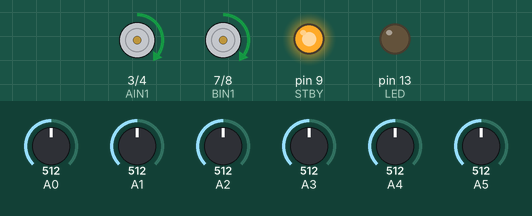
Bench run of a sketch on a simulated Arduino Uno, built with avr-gcc and run on an emulated ATmega328P. Shown: motor-driver pin pairs drawn as motors (green arrow = first pin HIGH = forward, orange = second pin HIGH = backward, longer = more drive, scaled by the enable pin, stopped while the standby pin is LOW), output pins drawn as LEDs (lit = HIGH). Inputs (shaded band) come from the test bench; at power-on: A0 = 512, A2 = 512, A4 = 512, A3 = 512, A1 = 512, A5 = 512.

Above: at 8.7 s.
8.8 s: A0 set to 716
At 9.2 s:
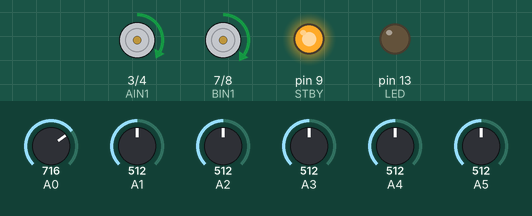
10.3 s: A2 set to 716
At 11.5 s:
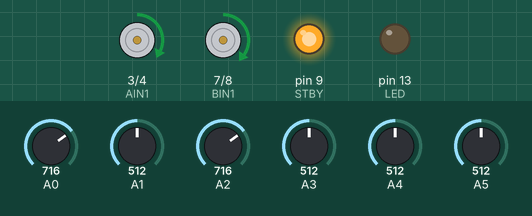
11.8 s: A4 set to 716
At 12.7 s:
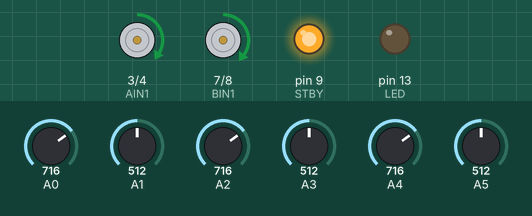
13.3 s: A3 set to 716
At 14.5 s:
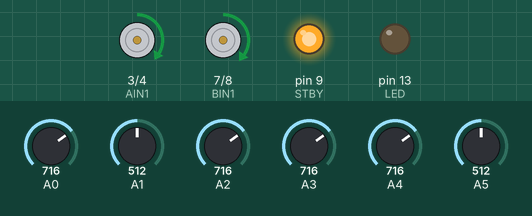
14.8 s: A1 set to 716
At 15.1 s:
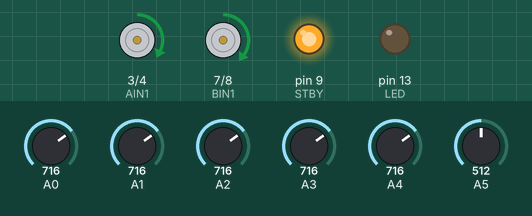
16.3 s: A5 set to 306
At 17.3 s:
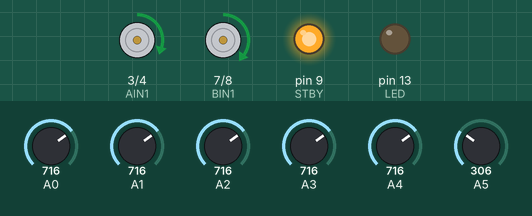
Timing chart, 0 to 18.8 s (numbered marks = the images above; inputs shaded):
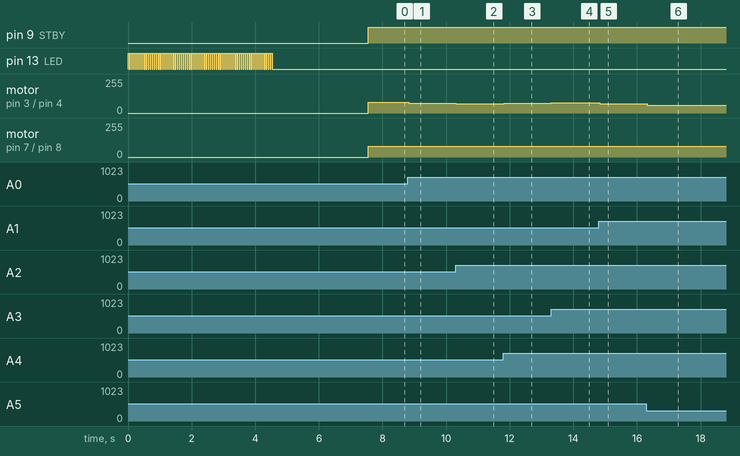

Measured:
- after the input at 8.8 s, motor on pin 3 (AIN1) / pin 4 (AIN2): forward 80/255 → forward 72/255 at once
- after the input at 10.3 s, motor on pin 3 (AIN1) / pin 4 (AIN2): forward 72/255 → forward 70/255 at once
- after the input at 11.8 s, motor on pin 3 (AIN1) / pin 4 (AIN2): forward 70/255 → forward 75/255 at once
- after the input at 13.3 s, motor on pin 3 (AIN1) / pin 4 (AIN2): forward 75/255 → forward 76/255 at once
- after the input at 14.8 s, motor on pin 3 (AIN1) / pin 4 (AIN2): forward 76/255 → forward 69/255 at once
- after the input at 16.3 s, motor on pin 3 (AIN1) / pin 4 (AIN2): forward 69/255 → forward 60/255 at once

The sketch:

LFR_CODE_PROLOY.ino
```cpp
//LFR WITH PID


#include <QTRSensors.h>
#define AIN1 3
#define BIN1 7
#define AIN2 4
#define BIN2 8
#define PWMA 5
#define PWMB 6
#define STBY 9
#define NUM_SENSORS             6
#define NUM_SAMPLES_PER_SENSOR  4
#define EMITTER_PIN             11
#define LED     13

float KP = 0.01;
float KD = 1.0;
float Ki = 0.006;


int Velmax = 80;


int error1=0;
int error2=0;
int error3=0;
int error4=0;
int error5=0;
int error6=0;


QTRSensorsAnalog qtra((unsigned char[])
  {A0, A1, A2, A3, A4, A5}
, NUM_SENSORS, NUM_SAMPLES_PER_SENSOR, EMITTER_PIN);

unsigned int sensorValues[NUM_SENSORS];


void Motoriz(int value)
{
  if ( value >= 0 )
  {
    digitalWrite(BIN1,HIGH);
    digitalWrite(BIN2,LOW);
  }
  else
  {
    digitalWrite(BIN1,LOW);
    digitalWrite(BIN2,HIGH);
    value *= -1;
  }
  analogWrite(PWMB,value);
}

void Motorde(int value)
{
  if ( value >= 0 )
  {
    digitalWrite(AIN1,HIGH);
    digitalWrite(AIN2,LOW);
  }
  else
  {
    digitalWrite(AIN1,LOW);
    digitalWrite(AIN2,HIGH);
    value *= -1;
  }
  analogWrite(PWMA,value);
}

void Motor(int left, int righ)
{
  digitalWrite(STBY,HIGH);
  Motoriz(left);
  Motorde(righ);
}


void freno(boolean left, boolean righ, int value)
{
  digitalWrite(STBY,HIGH);
  if ( left )
  {
    digitalWrite(BIN1,HIGH);
    digitalWrite(BIN2,HIGH);
    analogWrite (PWMB, value);
  }
  if ( righ )
  {
    digitalWrite(AIN1,HIGH);
    digitalWrite(AIN2,HIGH);
    analogWrite (PWMA, value);
  }
}


void setup()
{

  pinMode(LED   ,OUTPUT);
  pinMode(BIN2  ,OUTPUT);
  pinMode(STBY  ,OUTPUT);
  pinMode(BIN1  ,OUTPUT);
  pinMode(PWMB  ,OUTPUT);
  pinMode(AIN1  ,OUTPUT);
  pinMode(AIN2  ,OUTPUT);
  pinMode(PWMA  ,OUTPUT);

  for ( int i=0; i<70; i++)
  {
    digitalWrite(LED, HIGH); delay(20);
    qtra.calibrate();
    digitalWrite(LED, LOW);  delay(20);
  }
  delay(3000);
}


unsigned int position = 0;

int proporcional = 0;
int integral = 0;
int derivativo = 0;


int diferencial = 0;
int last_prop;
int Target = 2500;

void loop()
{

  position = qtra.readLine(sensorValues, true, true);
  proporcional = ((int)position) - 2500;


  if ( proporcional <= -Target )
  {
    Motorde(0);
    freno(true,false,255);
  }
  else if ( proporcional >= Target )
  {
    Motoriz(0);
    freno(false,true,255);
  }

  derivativo = proporcional - last_prop;
  integral = error1+error2+error3+error4+error5+error6;
  last_prop = proporcional;


  error6=error5;
  error5=error4;
  error4=error3;
  error3=error2;
  error2=error1;
  error1=proporcional;


  int diferencial = ( proporcional * KP ) + ( derivativo * KD )+ (integral*Ki) ;

  if ( diferencial > Velmax ) diferencial = Velmax;
  else if ( diferencial < -Velmax ) diferencial = -Velmax;

  ( diferencial < 0 ) ?
    Motor(Velmax+diferencial, Velmax) : Motor(Velmax, Velmax-diferencial);
}
```
